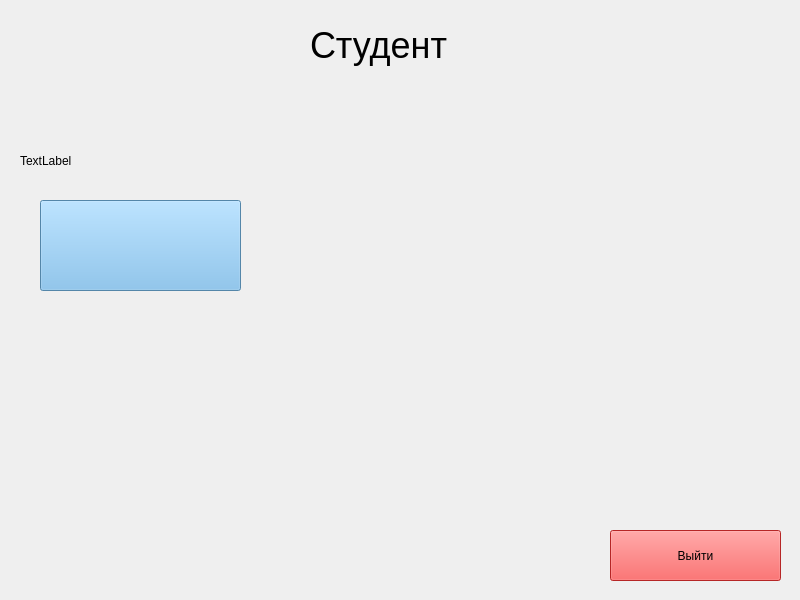
<?xml version="1.0" encoding="UTF-8"?>
<ui version="4.0">
 <class>Studen_main</class>
 <widget class="QWidget" name="Studen_main">
  <property name="geometry">
   <rect>
    <x>0</x>
    <y>0</y>
    <width>800</width>
    <height>600</height>
   </rect>
  </property>
  <property name="windowTitle">
   <string>Widget</string>
  </property>
  <widget class="QLabel" name="Title">
   <property name="geometry">
    <rect>
     <x>310</x>
     <y>0</y>
     <width>141</width>
     <height>91</height>
    </rect>
   </property>
   <property name="font">
    <font>
     <pointsize>27</pointsize>
    </font>
   </property>
   <property name="text">
    <string>Студент</string>
   </property>
  </widget>
  <widget class="QPushButton" name="Statement">
   <property name="geometry">
    <rect>
     <x>40</x>
     <y>200</y>
     <width>201</width>
     <height>91</height>
    </rect>
   </property>
   <property name="styleSheet">
    <string notr="true">background-color: rgb(118, 187, 237);</string>
   </property>
   <property name="text">
    <string/>
   </property>
  </widget>
  <widget class="QPushButton" name="Exit">
   <property name="geometry">
    <rect>
     <x>610</x>
     <y>530</y>
     <width>171</width>
     <height>51</height>
    </rect>
   </property>
   <property name="styleSheet">
    <string notr="true">background-color: rgb(255, 53, 53);</string>
   </property>
   <property name="text">
    <string>Выйти</string>
   </property>
  </widget>
  <widget class="QLabel" name="label">
   <property name="geometry">
    <rect>
     <x>20</x>
     <y>140</y>
     <width>111</width>
     <height>41</height>
    </rect>
   </property>
   <property name="text">
    <string>TextLabel</string>
   </property>
  </widget>
 </widget>
 <resources/>
 <connections/>
</ui>
